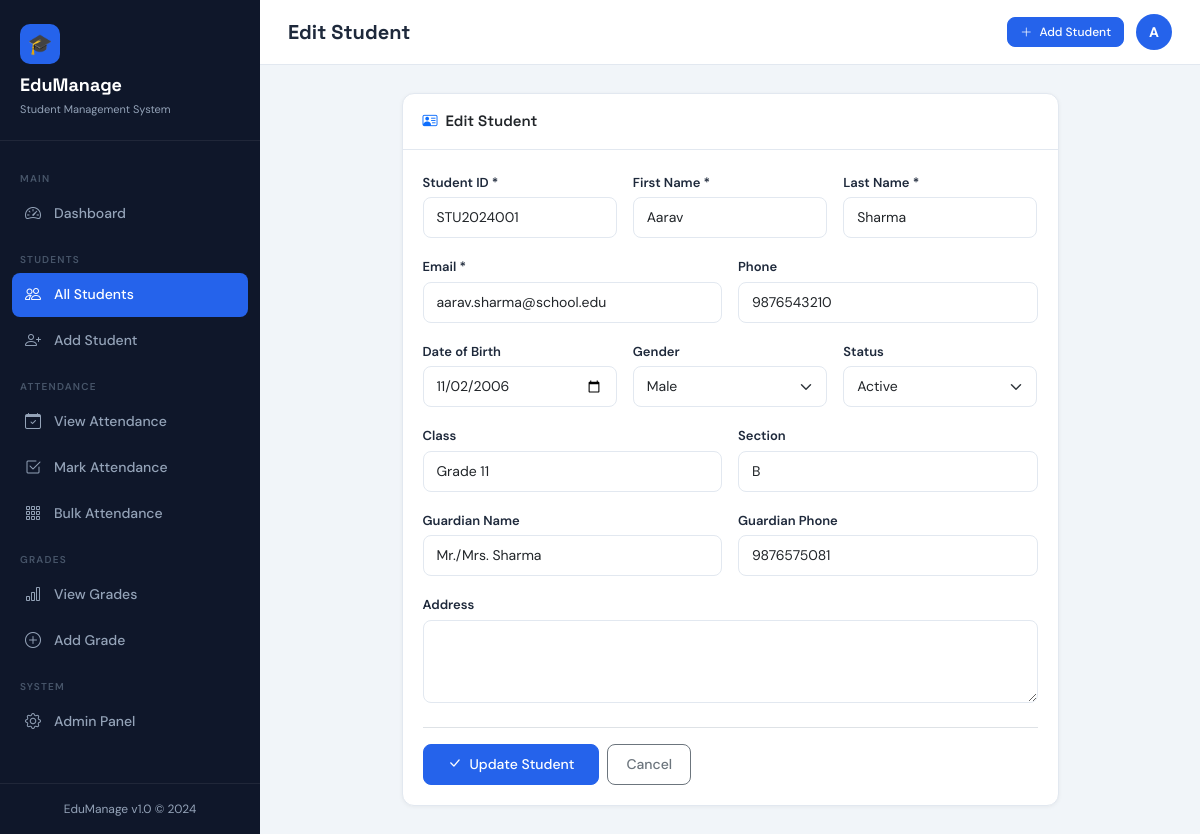
Page /students/1/edit/ on the committed database.
### students/models.py (models this page shows, shortened)
class Student(models.Model):
    GENDER_CHOICES = [('M', 'Male'), ('F', 'Female'), ('O', 'Other')]
    STATUS_CHOICES = [('active', 'Active'), ('inactive', 'Inactive'), ('graduated', 'Graduated')]
    student_id = models.CharField(max_length=20, unique=True)
    first_name = models.CharField(max_length=50)
    last_name = models.CharField(max_length=50)
    email = models.EmailField(unique=True)
    phone = models.CharField(max_length=15, blank=True)
    date_of_birth = models.DateField(null=True, blank=True)
    gender = models.CharField(max_length=1, choices=GENDER_CHOICES, default='M')
    address = models.TextField(blank=True)
    enrollment_date = models.DateField(auto_now_add=True)
    status = models.CharField(max_length=20, choices=STATUS_CHOICES, default='active')
    class_name = models.CharField(max_length=50, blank=True)
    section = models.CharField(max_length=10, blank=True)
    guardian_name = models.CharField(max_length=100, blank=True)
    guardian_phone = models.CharField(max_length=15, blank=True)
    profile_image = models.ImageField(upload_to='students/', null=True, blank=True)
    created_at = models.DateTimeField(auto_now_add=True)
    updated_at = models.DateTimeField(auto_now=True)
    class Meta:
        ordering = ['last_name', 'first_name']

### students/views.py (the view)
# urls.py: path('<int:pk>/edit/', views.student_edit, name='student_edit'),
def student_edit(request, pk):
    student = get_object_or_404(Student, pk=pk)
    if request.method == 'POST':
        form = StudentForm(request.POST, request.FILES, instance=student)
        if form.is_valid():
            form.save()
            messages.success(request, 'Student updated successfully!')
            return redirect('student_detail', pk=pk)
    else:
        form = StudentForm(instance=student)
    return render(request, 'students/form.html', {'form': form, 'title': 'Edit Student', 'student': student})

### templates/students/form.html (shortened to what this page needs)
{% extends 'base.html' %}
{% block page_title %}{{ title }}{% endblock %}
{% block content %}
<div class="row justify-content-center">
  <div class="col-xl-9">
    <div class="card">
      <div class="card-header">
        <i class="bi bi-person-vcard me-2 text-primary"></i>{{ title }}
      </div>
      <div class="card-body">
        <form method="post" enctype="multipart/form-data">
          <div class="row g-3">
            <div class="col-md-4">
              <label class="form-label">Student ID *</label>
              {{ form.student_id }}
            </div>
            <div class="col-md-4">
              <label class="form-label">First Name *</label>
              {{ form.first_name }}
            </div>
            <div class="col-md-4">
              <label class="form-label">Last Name *</label>
              {{ form.last_name }}
            </div>
            <div class="col-md-6">
              <label class="form-label">Email *</label>
              {{ form.email }}
            </div>
            <div class="col-md-6">
              <label class="form-label">Phone</label>
              {{ form.phone }}
            </div>
            <div class="col-md-4">
              <label class="form-label">Date of Birth</label>
              {{ form.date_of_birth }}
            </div>
            <div class="col-md-4">
              <label class="form-label">Gender</label>
              {{ form.gender }}
            </div>
            <div class="col-md-4">
              <label class="form-label">Status</label>
              {{ form.status }}
            </div>
            <div class="col-md-6">
              <label class="form-label">Class</label>
              {{ form.class_name }}
            </div>
            <div class="col-md-6">
              <label class="form-label">Section</label>
              {{ form.section }}
            </div>
            <div class="col-md-6">
              <label class="form-label">Guardian Name</label>
              {{ form.guardian_name }}
            </div>
            <div class="col-md-6">
              <label class="form-label">Guardian Phone</label>
              {{ form.guardian_phone }}
            </div>
            <div class="col-12">
              <label class="form-label">Address</label>
              {{ form.address }}
            </div>
          </div>
          <div class="d-flex gap-2 mt-4 pt-3 border-top">
            <button type="submit" class="btn btn-primary px-4">
              <i class="bi bi-check-lg me-2"></i>{% if student %}Update Student{% else %}Add Student{% endif %}
            </button>
            <a href="{% if student %}{% url 'student_detail' student.pk %}{% else %}{% url 'student_list' %}{% endif %}" class="btn btn-outline-secondary">
              Cancel
            </a>
          </div>
        </form>
      </div>
    </div>
  </div>
</div>
{% endblock %}

### templates/base.html (style rules this page uses)
:root { --primary: #2563eb; --primary-dark: #1d4ed8; --primary-light: #dbeafe; --sidebar-bg: #0f172a; --sidebar-text: #94a3b8; --sidebar-active: #2563eb; --sidebar-width: 260px; --accent: #06b6d4; --success: #10b981; --warning: #f59e0b; --danger: #ef4444; --body-bg: #f1f5f9; --card-bg: #ffffff; --text-main: #1e293b; --text-muted: #64748b; --border: #e2e8f0; --radius: 12px; }
* { box-sizing: border-box; margin: 0; padding: 0; }
body { font-family: 'DM Sans', sans-serif; background: var(--body-bg); color: var(--text-main); min-height: 100vh; display: flex; }
.card { background: var(--card-bg); border: 1px solid var(--border); border-radius: var(--radius); box-shadow: 0 1px 4px rgba(0,0,0,.05); }
.card-header { background: transparent; border-bottom: 1px solid var(--border); padding: 16px 20px; font-family: 'Space Grotesk', sans-serif; font-weight: 600; font-size: 15px; }
.card-body { padding: 20px; }
.form-control, .form-select { border: 1px solid var(--border); border-radius: 8px; font-size: 14px; padding: 9px 13px; }
.form-label { font-size: 13px; font-weight: 600; color: var(--text-main); margin-bottom: 5px; }
.btn { border-radius: 8px; font-size: 14px; font-weight: 500; padding: 9px 18px; }
.btn-primary { background: var(--primary); border-color: var(--primary); }

### rows in the picture
Student: student_id "STU2024001", first_name "Aarav", last_name "Sharma", email "aarav.sharma@school.edu", phone "9876543210", date_of_birth "11/02/2006", gender "Male", status "Active", class_name "Grade 11", section "B", guardian_name "Mr./Mrs. Sharma", guardian_phone "9876575081"

### other values in the picture
{{ title }} "Edit Student"
